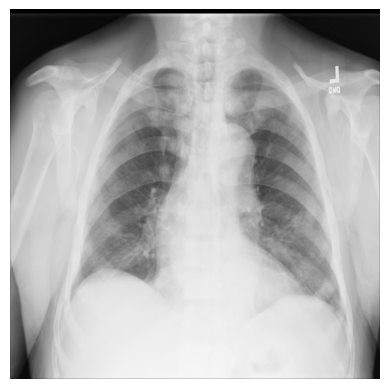
#> input picture aplicacoes_matrizes/raiox.png, 389 x 389 px
$ jupyter execute atividade.ipynb
#> lines starting #> are read from the running program, lines starting #| are printed output that depends on the picture
[cell 1]
# Importações

import matplotlib.pyplot as plt
import numpy as np

from scipy import ndimage
from skimage import feature
from skimage import io

[cell 2]
# Carregando imagem

imagem = io.imread("raiox.png", as_gray=True)
#> imagem is the input picture: shape (389, 389) float64; min 0, max 1, mean 0.706

[cell 3]
# Mostrando imagem original

plt.imshow(imagem, cmap='gray')
plt.title("Imagem Original")
plt.axis('off')
plt.show()

[cell 4]
# Aplicando laplace

xray_image_laplace_gaussian = ndimage.gaussian_laplace(
    imagem,
    sigma=1
)
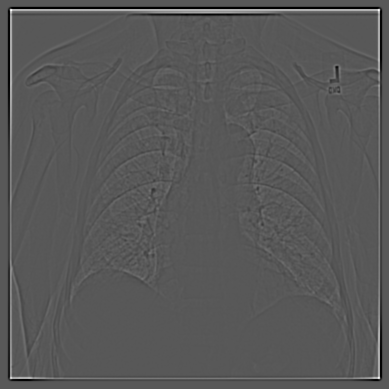
#> xray_image_laplace_gaussian: shape (389, 389) float64; min -0.199, max 0.376, mean -0.000102; drawn with min black and max white

plt.imshow(xray_image_laplace_gaussian, cmap="gray")
plt.title("Laplace-Gaussian")
plt.axis("off")
plt.show()

[cell 5]
# Aplicando Gaussian

xray_image_gaussian_gradient = ndimage.gaussian_gradient_magnitude(
    imagem,
    sigma=2
)
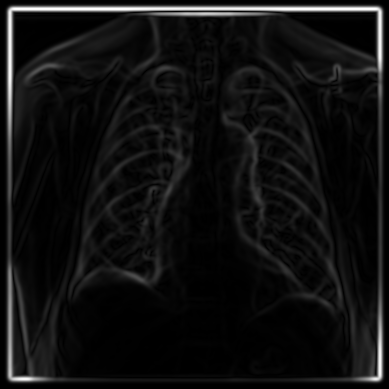
#> xray_image_gaussian_gradient: shape (389, 389) float64; min 0, max 0.194, mean 0.0129; drawn with min black and max white

plt.imshow(xray_image_gaussian_gradient, cmap="gray")
plt.title("Gaussian Gradient")
plt.axis("off")
plt.show()

[cell 6]
# Aplicando Sobel

x_sobel = ndimage.sobel(imagem, axis=0)
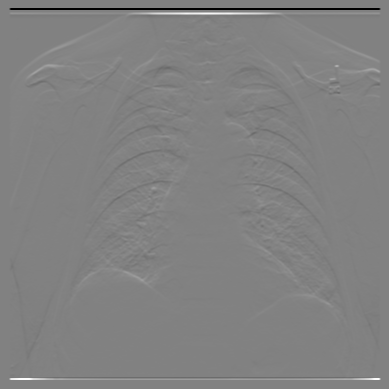
#> x_sobel: shape (389, 389) float64; min -4, max 3.87, mean -7.51e-19; drawn with min black and max white
y_sobel = ndimage.sobel(imagem, axis=1)
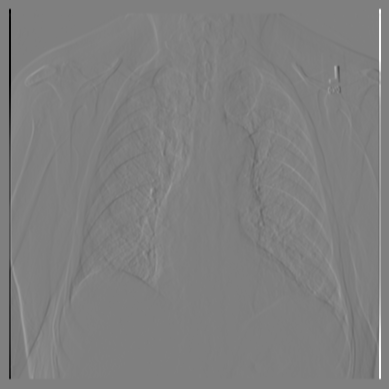
#> y_sobel: shape (389, 389) float64; min -4, max 4, mean 1.25e-19; drawn with min black and max white

xray_image_sobel = np.hypot(x_sobel, y_sobel)
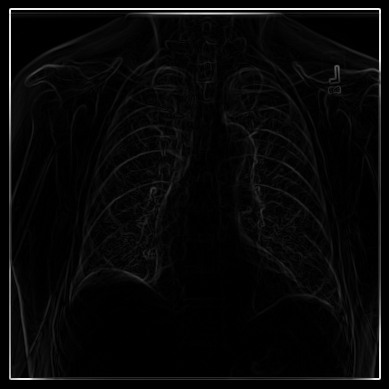
#> xray_image_sobel: shape (389, 389) float64; min 0, max 4.23, mean 0.135; drawn with min black and max white

xray_image_sobel *= 255.0 / np.max(xray_image_sobel)

xray_image_sobel = xray_image_sobel.astype("float32")

plt.imshow(xray_image_sobel, cmap="gray")
plt.title("Sobel")
plt.axis("off")
plt.show()

[cell 7]
# Aplicando Canny/Prewitt

fourier_gaussian = ndimage.fourier_gaussian(
    imagem,
    sigma=0.05
)

x_prewitt = ndimage.prewitt(
    fourier_gaussian,
    axis=0
)

y_prewitt = ndimage.prewitt(
    fourier_gaussian,
    axis=1
)

xray_image_canny = np.hypot(
    x_prewitt,
    y_prewitt
)

xray_image_canny *= 255.0 / np.max(xray_image_canny)

plt.imshow(xray_image_canny, cmap="gray")
plt.title("Canny/Prewitt")
plt.axis("off")
plt.show()
